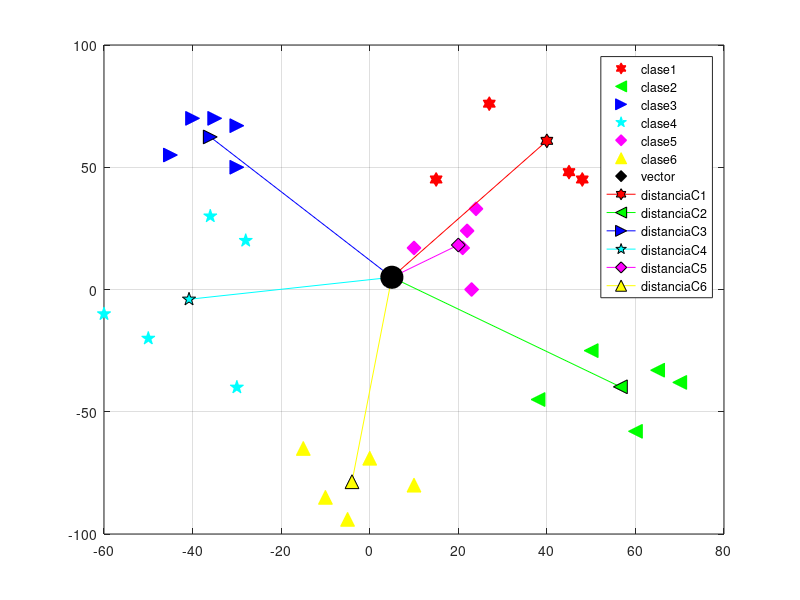

This chart was generated by the following MATLAB code:

clc % limpiar pantalla
close all   %cierra todo
clear all %limpia todo

warning off all 
s1='Yes';
s2='Yes';
c1=[15 65 45 48 27; 45 90 48 45 76];
c2=[60 50 70 65 38; -58 -25 -38 -33 -45];
c3=[-30 -35 -45 -30 -40; 50 70 55 67 70];
c4=[-50 -36 -60 -28 -30; -20 30 -10 20 -40];
c5=[10 23 21 22 24; 17 0 17 24 33];
c6=[-10 -5 -15 10 0; -85 -94 -65 -80 -69];
while strcmp(s1,s2)
 
f1 = figure(1);



disp('welcome to pattern recognition');

%diseño de un clasificador de distancia euclideana

% metiendo las clases de pertenencia


vx=input('dame la coord del vector en x=');
vy=input('dame la coord del vector en y=');
vector=[vx;vy];
mediaTotal = mean((cat(2,c1,c2,c3,c4,c5,c6)),2);
distancia_con_vector=norm(mediaTotal-vector);

if distancia_con_vector>200 || distancia_con_vector<-200
    
    ct=[mediaTotal,vector];
    figure(1)
    grid on
    hold on
    plot(c2(1,:),c2(2,:),'go','MarkerFaceColor','g','MarkerSize', 10,'Marker','<');
    plot(c3(1,:),c3(2,:),'bo','MarkerFaceColor','b','MarkerSize', 10,'Marker','>');
    plot(c4(1,:),c4(2,:),'co','MarkerFaceColor','c','MarkerSize', 10,'Marker','pentagram');
    plot(c5(1,:),c5(2,:),'mo','MarkerFaceColor','m','MarkerSize', 10,'Marker','diamond');
    plot(c6(1,:),c6(2,:),'yo','MarkerFaceColor','y','MarkerSize', 10,'Marker','^');
    plot(ct(1,:),ct(2,:),'ro-','MarkerFaceColor','r','MarkerSize', 10, 'Marker','hexagram','MarkerEdgeColor','k');
    pause(0.5);
    f = msgbox("Demasiado lejos el valor","Warn","warn");
else
%GRAFICANDO LAS CLASES


%%% obteniendo parámetros de cada clase


media1=mean(c1,2);
media2=mean(c2,2);
media3=mean(c3,2);
media4=mean(c4,2);
media5=mean(c5,2);
media6=mean(c6,2);



c_1=[media1,vector];
c_2=[media2,vector];
c_3=[media3,vector];
c_4=[media4,vector];
c_5=[media5,vector];
c_6=[media6,vector];




distancia1=norm(media1-vector);
distancia2=norm(media2-vector);
distancia3=norm(media3-vector);
distancia4=norm(media4-vector);
distancia5=norm(media5-vector);
distancia6=norm(media6-vector);


    dist_total=[distancia1,distancia2, distancia3,distancia4,distancia5,distancia6];
    minima=min(min(dist_total));
    encuentra=find(dist_total==minima);
    message = sprintf("\tEl vector desconocido pertenece a la clase  %d", encuentra);
    f = msgbox(message,"Clase");
    %fprintf('el vector desconocido pertenece a la clase %d\n',encuentra);

    f1;
    plot(c1(1,:),c1(2,:),'ro','MarkerFaceColor','r','MarkerSize', 10, 'Marker','hexagram')
    grid on
    hold on
    plot(c2(1,:),c2(2,:),'go','MarkerFaceColor','g','MarkerSize', 10,'Marker','<')
    plot(c3(1,:),c3(2,:),'bo','MarkerFaceColor','b','MarkerSize', 10,'Marker','>')
    plot(c4(1,:),c4(2,:),'co','MarkerFaceColor','c','MarkerSize', 10,'Marker','pentagram')
    plot(c5(1,:),c5(2,:),'mo','MarkerFaceColor','m','MarkerSize', 10,'Marker','diamond')
    plot(c6(1,:),c6(2,:),'yo','MarkerFaceColor','y','MarkerSize', 10,'Marker','^')
    plot(vector(1,:),vector(2,:),'ko','MarkerFaceColor','k','MarkerSize', 10,'Marker','diamond')
    plot(c_1(1,:),c_1(2,:),'ro-','MarkerFaceColor','r','MarkerSize', 10, 'Marker','hexagram','MarkerEdgeColor','k')
    plot(c_2(1,:),c_2(2,:),'go-','MarkerFaceColor','g','MarkerSize', 10,'Marker','<','MarkerEdgeColor','k')
    plot(c_3(1,:),c_3(2,:),'bo-','MarkerFaceColor','b','MarkerSize', 10,'Marker','>','MarkerEdgeColor','k')
    plot(c_4(1,:),c_4(2,:),'co-','MarkerFaceColor','c','MarkerSize', 10,'Marker','pentagram','MarkerEdgeColor','k')
    plot(c_5(1,:),c_5(2,:),'mo-','MarkerFaceColor','m','MarkerSize', 10,'Marker','diamond','MarkerEdgeColor','k')
    plot(c_6(1,:),c_6(2,:),'yo-','MarkerFaceColor','y','MarkerSize', 10,'Marker','^','MarkerEdgeColor','k')
    plot(vector(1,:),vector(2,:),'ko','MarkerFaceColor','k','MarkerSize', 16,'Marker','o','MarkerEdgeColor','k')
    legend('clase1','clase2','clase3','clase4','clase5','clase6','vector','distanciaC1','distanciaC2','distanciaC3','distanciaC4','distanciaC5','distanciaC6')

    if encuentra==1
        c1 = cat(2,c1,vector);
    elseif encuentra==2
        c2 = cat(2,c2,vector);
    elseif encuentra==3
        c3 = cat(2,c3,vector);
    elseif encuentra==4
        c4 = cat(2,c4,vector);
    elseif encuentra==5
        c5 = cat(2,c5,vector);
    elseif encuentra==6
        c6 = cat(2,c6,vector);
    end
end
pause(1);
s2=input('Deseas volver a buscar un vector? [Yes/No]','s');
clear vector %limpia todo
close(figure(1));

end